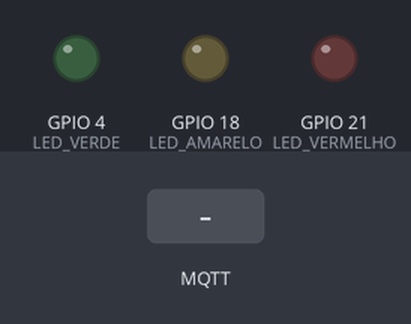
Simulated run of this sketch. Board: ESP32. On the bench: output pins drawn as LEDs (lit = HIGH). The inputs (shaded band) are chosen by the test bench. WiFi joins after 1.5 s; servers stay silent unless stated; random numbers use the default seed unless the sketch sets one; no MQTT or app messages arrive unless stated; what the sketch prints to the serial monitor is not drawn.

Above: at 2.7 s.
2.8 s: MQTT message "1" arrives on the first subscribed topic
At 4.0 s:
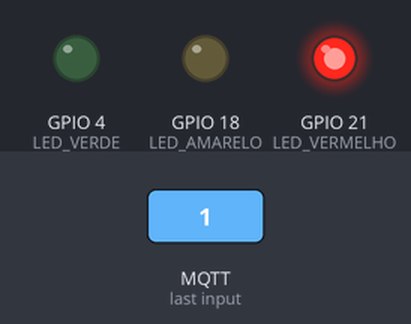
4.3 s: MQTT message "on" arrives on the first subscribed topic
5.8 s: MQTT message "off" arrives on the first subscribed topic
Timing chart, 0 to 8.8 s (numbered marks = the images above; inputs shaded):
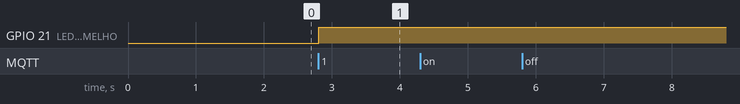

The sketch:

Indicador_luminoso_esp_MQTT_v2.ino
```cpp
#include <WiFi.h>
#include <PubSubClient.h>
#include <ArduinoJson.h>

// --- Configurações de Rede e Broker ---
const char* ssid = "wifi";
const char* password = "senha";
const char* mqtt_server = "192.168.1.108";
const int mqtt_port = 1883;
const char* mqtt_topic = "casa/parametros/sensor1";

// --- Configuração dos Pinos dos LEDs ---
const int LED_VERDE = 4;   // Conforto BOM
const int LED_AMARELO = 18; // Conforto MÉDIO
const int LED_VERMELHO = 21; // Conforto RUIM

WiFiClient espClient;
PubSubClient client(espClient);

// --- Protótipos das Funções ---
void setup_wifi();
void callback(char* topic, byte* payload, unsigned int length);
void reconnect();
void analisarConforto(float temp, float pressao, float umidade);

void setup() {
  Serial.begin(115200);

  // Configura pinos dos LEDs como saída
  pinMode(LED_VERDE, OUTPUT);
  pinMode(LED_AMARELO, OUTPUT);
  pinMode(LED_VERMELHO, OUTPUT);

  // Inicializa com todos os LEDs desligados
  digitalWrite(LED_VERDE, LOW);
  digitalWrite(LED_AMARELO, LOW);
  digitalWrite(LED_VERMELHO, LOW);

  setup_wifi();
  client.setServer(mqtt_server, mqtt_port);
  client.setCallback(callback);
}

void loop() {
  if (!client.connected()) {
    reconnect();
  }
  client.loop();
}

// --- Conexão Wi-Fi ---
void setup_wifi() {
  delay(10);
  Serial.println();
  Serial.print("Conectando em ");
  Serial.println(ssid);

  WiFi.begin(ssid, password);

  while (WiFi.status() != WL_CONNECTED) {
    delay(500);
    Serial.print(".");
  }

  Serial.println("\nWi-Fi conectado!");
  Serial.print("Endereço IP: ");
  Serial.println(WiFi.localIP());
}

// --- Callback: Executado quando chega mensagem no tópico ---
void callback(char* topic, byte* payload, unsigned int length) {
  Serial.print("Mensagem recebida no tópico: ");
  Serial.println(topic);

  // Converte o payload para string
  String messageBuffer = "";
  for (int i = 0; i < length; i++) {
    messageBuffer += (char)payload[i];
  }
  Serial.print("Payload: ");
  Serial.println(messageBuffer);

  // Aloca o documento JSON (tamanho estimado para o seu JSON)
  StaticJsonDocument<256> doc;
  DeserializationError error = deserializeJson(doc, messageBuffer);

  if (error) {
    Serial.print("Falha no parsing do JSON: ");
    Serial.println(error.f_str());
    return;
  }

  // Extrai as variáveis do JSON
  float temperatura = doc["temperatura"];
  float pressao = doc["pressao"];
  float umidade = doc["umidade"];
  long timestamp = doc["timestamp"]; // Se precisar usar o tempo

  // Exibe no monitor serial para validação
  Serial.printf("Dados Extraídos -> Temp: %.2f°C | Pressão: %.2f hPa | Umidade: %.2f%%\n", temperatura, pressao, umidade);

  // Executa o cruzamento de dados para acender o LED correto
  analisarConforto(temperatura, pressao, umidade);
}

// --- Lógica de Cruzamento de Dados (Matriz de Conforto) ---
void analisarConforto(float temp, float pressao, float umidade) {
  int pontosDeDesconforto = 0;

  // 1. Análise da Temperatura (Ideal: 20°C a 25°C)
  if (temp < 18.0 || temp > 28.0) {
    pontosDeDesconforto += 2; // Muito frio ou muito quente
  } else if ((temp >= 18.0 && temp < 20.0) || (temp > 25.0 && temp <= 28.0)) {
    pontosDeDesconforto += 1; // Tolerável
  }

  // 2. Análise da Umidade (Ideal: 40% a 60%)
  if (umidade < 30.0 || umidade > 75.0) {
    pontosDeDesconforto += 2; // Ar muito seco ou muito saturado
  } else if ((umidade >= 30.0 && umidade < 40.0) || (umidade > 60.0 && umidade <= 75.0)) {
    pontosDeDesconforto += 1; // Alerta
  }

  // 3. Análise da Pressão Atmosférica (Média nível do mar: ~1013 hPa)
  // Variações bruscas indicam mudança drástica de tempo (frentes frias/tempestades)
  if (pressao < 1000.0 || pressao > 1025.0) {
    pontosDeDesconforto += 1;
  }

  // --- Atribuição dos Estados dos LEDs ---
  // Reseta todos
  digitalWrite(LED_VERDE, LOW);
  digitalWrite(LED_AMARELO, LOW);
  digitalWrite(LED_VERMELHO, LOW);

  if (pontosDeDesconforto == 0) {
    // Ambiente perfeito
    digitalWrite(LED_VERDE, HIGH);
    Serial.println("Estado Ambiental: BOM [LED VERDE]");
  }
  else if (pontosDeDesconforto >= 1 && pontosDeDesconforto <= 2) {
    // Apenas um ou dois parâmetros saíram do ideal levemente
    digitalWrite(LED_AMARELO, HIGH);
    Serial.println("Estado Ambiental: MÉDIO [LED AMARELO]");
  }
  else {
    // Múltiplos parâmetros ruins ou desvios graves
    digitalWrite(LED_VERMELHO, HIGH);
    Serial.println("Estado Ambiental: RUIM [LED VERMELHO]");
  }
  Serial.println("----------------------------------------------");
}

// --- Reconexão ao Broker MQTT ---
void reconnect() {
  while (!client.connected()) {
    Serial.print("Tentando conexão MQTT...");
    // Cria um ID de cliente único baseado no MAC
    String clientId = "ESP32Client-";
    clientId += String(random(0xffff), HEX);

    if (client.connect(clientId.c_str())) {
      Serial.println("conectado!");
      // Subscreve no tópico desejado
      client.subscribe(mqtt_topic);
    } else {
      Serial.print("falhou, rc=");
      Serial.print(client.state());
      Serial.println(" Tentando novamente em 5 segundos");
      delay(5000);
    }
  }
}
```

Measured:
- after the input at 2.8 s, GPIO 21 (LED_VERMELHO): LOW → HIGH at once
- after the input at 4.3 s, every drawn part: stays the same
- after the input at 5.8 s, every drawn part: stays the same
